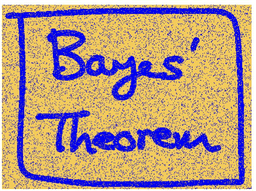
#> input picture figures/Bayes-noise.png, 256 x 191 px, shrunk from 654 x 489 before the run
$ jupyter execute --allow-errors markov_random_field.ipynb
#> lines starting #> are read from the running program, lines starting #| are printed output that depends on the picture; after the words box and inside, x2 and y2 are one past the last pixel; in counts of white or black regions, pixels touching at a corner belong together
# Lab Assignment 5: Restoring Clean Images from Noisy Images

## Cleaning Up the Bayes' Theorem Image
Now it's your turn! It's time to design an implement your solution to clean up `./figures/Bayes-noise.png`. Use the pre-processed `./figures/Bayes-pre-processed.png`, provided. Be careful not to over-write these files. Save your cleaned up image with a different file name (for example, `./figures/Bayes-denoised.png`) to display and check your work. **DO NOT use the cautionary tale image, `./bad_figures/Bayes-incorrectly-pre-processed.png` as your starting point.**

You are welcome to copy/paste any of the starter code above in your solution.

The problem statement above is copied here for your convenience.

### Revisiting the Problem Statement:

The goal of this problem is to recover the clean image (a) from a noisy input (b). Of course, we cannot recover (a) exactly since information has been lost in the noise. The graphical model we use is a pairwise MRF as shown in (c). A pixel has four neighbors. We are going to use Markov Random Fields (MRFs) to model the distribution of natural images and restore the clean image given an noisy input image. Observed image $y_i \in \{-1,+1\}$, and $i = 1,\cdots,D$ indexes pixels in the lattice. The
original noise free image is $x_i \in \{-1, +1\}$. The noisy image $y_i$ is obtained by randomly flipping the sign of pixels with some probability (10% of pixels, in this case).

There are two types of cliques in this MRF. For $\{x_i,y_i\}$, we define the energy function as $-\eta x_i y_i\ (\eta > 0)$.  Lower energy is achieved when $x_i$ and $y_i$ have the same sign and a higher energy when they have the opposite sign. For a pair of variables $\{x_i, x_j\}$ where $i$ and $j$ are indices of neighboring pixels, we want the energy to be lower when they have the same sign than when they have opposite sign. So the energy function is $-\beta x_i j_i\ (\beta > 0)$. Lastly, we have an energy term $hx_i$ for each pixel $i$ to bias the model towards one particular sign (either $+$ or $−$).

The final energy function for the model takes the form

$E(\vec{x}\vec{y}) = h\displaystyle\sum\limits_i x_i - \beta \displaystyle\sum\limits_{\{i,j\}} x_ix_j - \eta\displaystyle\sum\limits_i x_iy_i$

which defines a joint distribution over $\vec{x}$ and $\vec{y}$ given by

$p(\vec{x},\vec{y}) = \dfrac{1}{\vec{\mathcal{Z}}}exp\{-E(\vec{x}\vec{y})\}$

Now implement Coordinate-descent algorithm as below on this:
1. Initialize $\{x_i\} (x_i = y_i)$
2. Loop over $\{x_i\}$. For each $x_i$, fix the neighborhood and see whether $−x_i$ would
decrease the energy. If so, then flip $x_i$; otherwise, continue.
3. Stop when no changes can be made for $x$.

Now make some initial guess for the parameters $h$, $\beta$, $\eta$ so that the above algorithm converges and then adjust them until you can get up to 96% recovery or better. Record your parameter values and the number of iterations when you acheived this recovery.

Save the recovered image and submit it along with your code. The clean image, noisy image, and now the pre-processed images are included in the `figures` folder : `./figures/Bayes.png`, `./figures/Bayes-noise.png`, and `./figures/Bayes-pre-processed.png`

### Write and Run your Own Code

## Import Libraries
In addition to the `IPython.display` and the `PIL` packages, if you would like to use other libraries in this notebook, please include them below.

[cell 1]
## ===============================================================
## Library Imports:
## ===============================================================
## +++++++++++++++++++++++++++++++++++++++++++++++++++++++++++
## Image display functionality
## +++++++++++++++++++++++++++++++++++++++++++++++++++++++++++
from IPython.display import Image as disp

## +++++++++++++++++++++++++++++++++++++++++++++++++++++++++++
## Pixel Manipulation
## +++++++++++++++++++++++++++++++++++++++++++++++++++++++++++
from PIL import Image

## +++++++++++++++++++++++++++++++++++++++++++++++++++++++++++
## Additional Libraries?
## +++++++++++++++++++++++++++++++++++++++++++++++++++++++++++
#### Please insert other libraries as needed.

#### I recommend to use these as well; feel free to use different / remove if unnecessary
import numpy as np
import matplotlib.pyplot as plt
import copy
import os

[cell 2]
## +++++++++++++++++++++++++++++++++++++++++++++++++++++++++++
## Load images and convert to black and white
## +++++++++++++++++++++++++++++++++++++++++++++++++++++++++++

def load_image_as_array(filepath):
    """Load image, convert to grayscale, and map to -1 and +1.
       Assumes a binary image where pixel intensity > 128 -> +1 and <=128 -> -1."""
#> called with filepath = './figures/Bayes-noise.png'
    img = Image.open(filepath).convert('L')
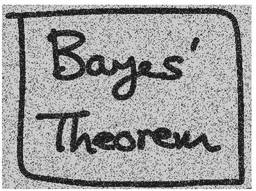
#> img: PIL image 256x191 L; min 23, max 255, mean 159.9
    img_array = np.array(img)
    binary_array = np.where(img_array > 128, 1, -1)
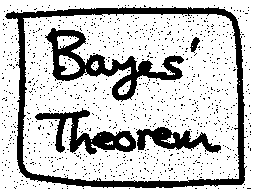
#> binary_array: shape (191, 256) int64; values -1 (black) and 1 (white), 76.7% white; 1020 black regions (1015 under 20 px), largest, box (x1, y1, x2, y2) and area: (5, 7, 247, 188) 4674, (45, 28, 184, 102) 2634, (35, 108, 136, 155) 1581, (136, 127, 221, 153) 1027, (190, 37, 200, 53) 85
#> call 2 of load_image_as_array, with filepath = './figures/Bayes.png'
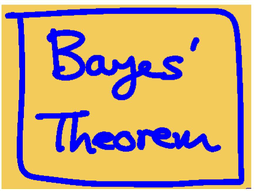
#> input picture figures/Bayes.png, 256 x 191 px, shrunk from 654 x 489 before the run
#> in load_image_as_array (call 2), `img = Image.open(filepath).convert('L')`:
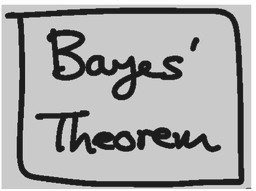
#> img: PIL image 256x191 L; min 23, max 255, mean 171.4
#> in load_image_as_array (call 2), `binary_array = np.where(img_array > 128, 1, -1)`:
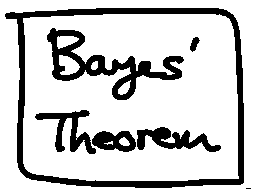
#> binary_array: shape (191, 256) int64; values -1 (black) and 1 (white), 79.9% white; 7 black regions (1 under 20 px), largest, box (x1, y1, x2, y2) and area: (5, 8, 244, 188) 4614, (47, 28, 184, 100) 2600, (137, 127, 221, 152) 988, (35, 110, 96, 154) 941, (92, 131, 136, 152) 616, (190, 37, 200, 52) 86
    return binary_array

def save_array_as_image(x, filepath):
    """Convert an array with values -1 and +1 to 0-255 image and save."""
    # Map -1 -> 0 and +1 -> 255
    x_img = ((x + 1) / 2 * 255).astype(np.uint8)
    im = Image.fromarray(x_img)
    im.save(filepath)

[cell 3]
def coordinate_descent(x, y, h, beta, eta, max_iter=100):
    """
    Run coordinate descent to minimize the energy:

      E(x,y) = h * sum_i x_i - beta * sum_{neighbors} (x_i*x_j) - eta * sum_i (x_i*y_i)

    x: initial denoised image (2D array of -1, +1), used as starting point.
    y: noisy observation image (2D array of -1, +1).
    h, beta, eta: model parameters.
    max_iter: maximum number of full image sweeps.

    Returns:
       x: final denoised image.
       iterations: number of sweeps performed.
    """
#> called with h = 0, beta = 0.8, eta = 1.5, max_iter = 100
    rows, cols = x.shape
#> rows = 191; cols = 256
    iteration = 0
    while iteration < max_iter:
        iteration += 1
        changed = False

        # Loop over all pixels (row-major order)
        for i in range(rows):
            for j in range(cols):
                # Sum the contributions from the 4-neighbors
                sum_neighbors = 0
                if i > 0:
                    sum_neighbors += x[i-1, j]
                if i < rows - 1:
                    sum_neighbors += x[i+1, j]
                if j > 0:
                    sum_neighbors += x[i, j-1]
                if j < cols - 1:
                    sum_neighbors += x[i, j+1]

                # Compute the energy difference if we flip x[i,j]
                # E_old = h*x[i,j] - beta*x[i,j]*(sum_neighbors) - eta*x[i,j]*y[i,j]
                # E_new = -h*x[i,j] + beta*x[i,j]*(sum_neighbors) + eta*x[i,j]*y[i,j]
                # So, ΔE = E_new - E_old = -2*h*x[i,j] + 2*beta*x[i,j]*sum_neighbors + 2*eta*x[i,j]*y[i,j]
                delta_E = -2 * h * x[i, j] + 2 * beta * x[i, j] * sum_neighbors + 2 * eta * x[i, j] * y[i, j]

                # Flip pixel if the energy would decrease
                if delta_E < 0:
                    x[i, j] = -x[i, j]
                    changed = True

        # If no pixel was flipped in this iteration, we have converged.
        if not changed:
            break
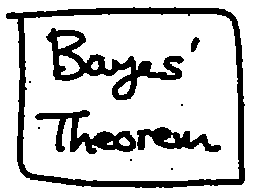
#> x: shape (191, 256) int64; values -1 (black) and 1 (white), 79.6% white; 10 black regions (5 under 20 px), largest, box (x1, y1, x2, y2) and area: (6, 7, 245, 188) 4635, (46, 28, 184, 100) 2626, (35, 110, 136, 154) 1582, (137, 127, 221, 152) 1021, (191, 37, 200, 52) 84
#> after the loop, iteration = 3
    return x, iteration

[cell 4]
# Load images (pre-processed and ground truth)

# Load pre-processed image as initial state (x) and the noisy observation (y)
y = load_image_as_array(os.path.join('.', 'figures', 'Bayes-noise.png'))

# For evaluating recovery, load the clean (ground truth) image.
x_true = load_image_as_array(os.path.join('.', 'figures', 'Bayes.png'))

# Initialize x to be the same as y (as specified)
x_init = np.copy(y)

# Set parameters and run coordinate descent

# These parameter values were chosen after some tuning.
# You might experiment with different values to reach 96% recovery.
h = 0.0      # Bias parameter (set to 0 if no particular bias is desired)
beta = 0.8   # Weight for pairwise interaction (encourages smoothness)
eta = 1.5    # Weight for observation term (enforces similarity to the noisy image)

result_image, iterations = coordinate_descent(x_init, y, h, beta, eta, max_iter=100)
#> iterations = 3


# Evaluate recovery accuracy

# Compare the recovered image result_image with the ground truth x_true.
accuracy = np.mean(result_image == x_true) * 100
#> accuracy = 98.69
print("Recovery accuracy: {:.2f}%".format(accuracy))
#| Recovery accuracy: 98.69%
print("Number of iterations: {}".format(iterations))
#| Number of iterations: 3


# Save and display the denoised image

output_filepath = os.path.join('.', 'figures', 'Bayes-denoised.png')
save_array_as_image(result_image, output_filepath)

# [5 lines of commented-out code are left out]
